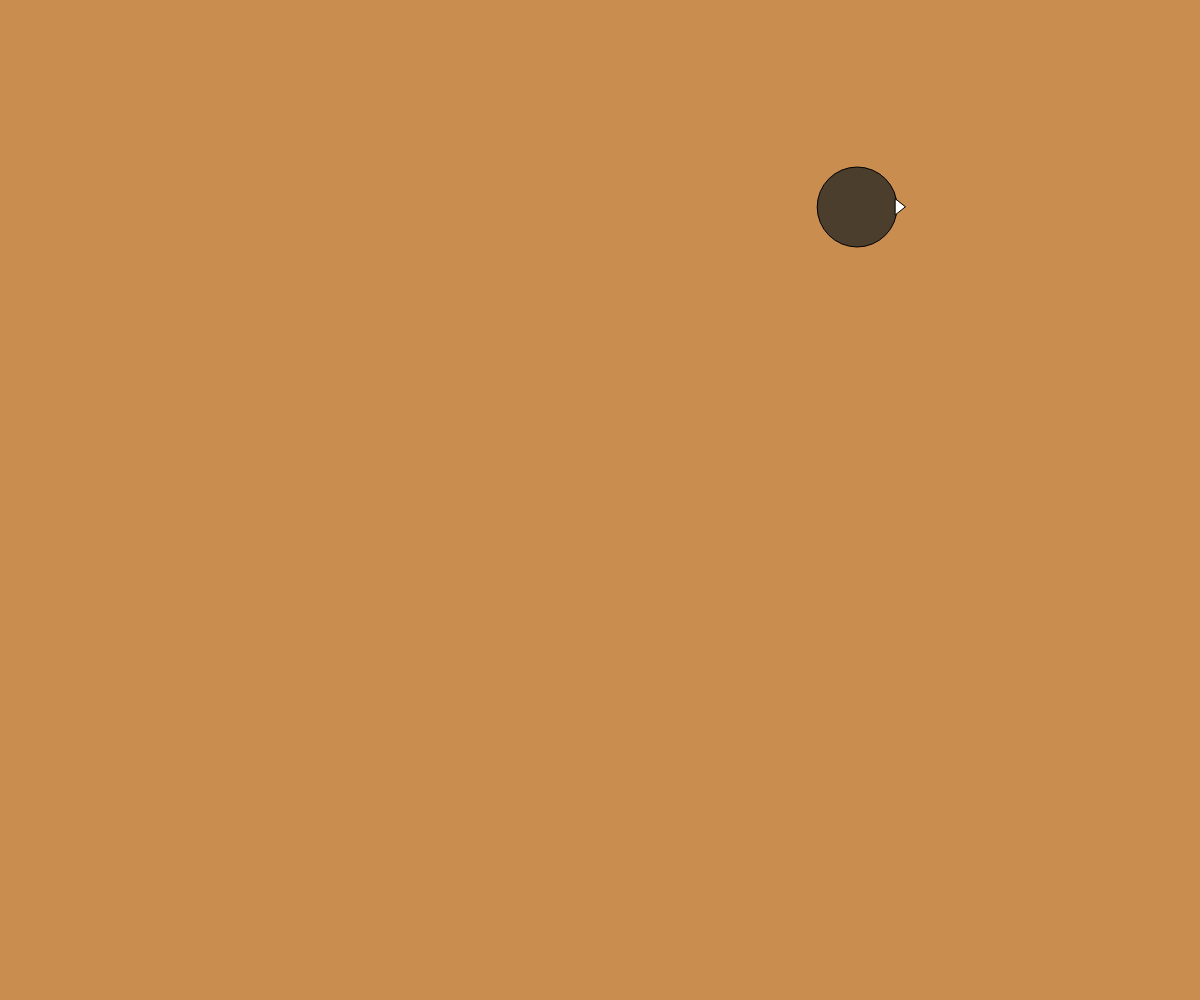
Frame 1 (no input)
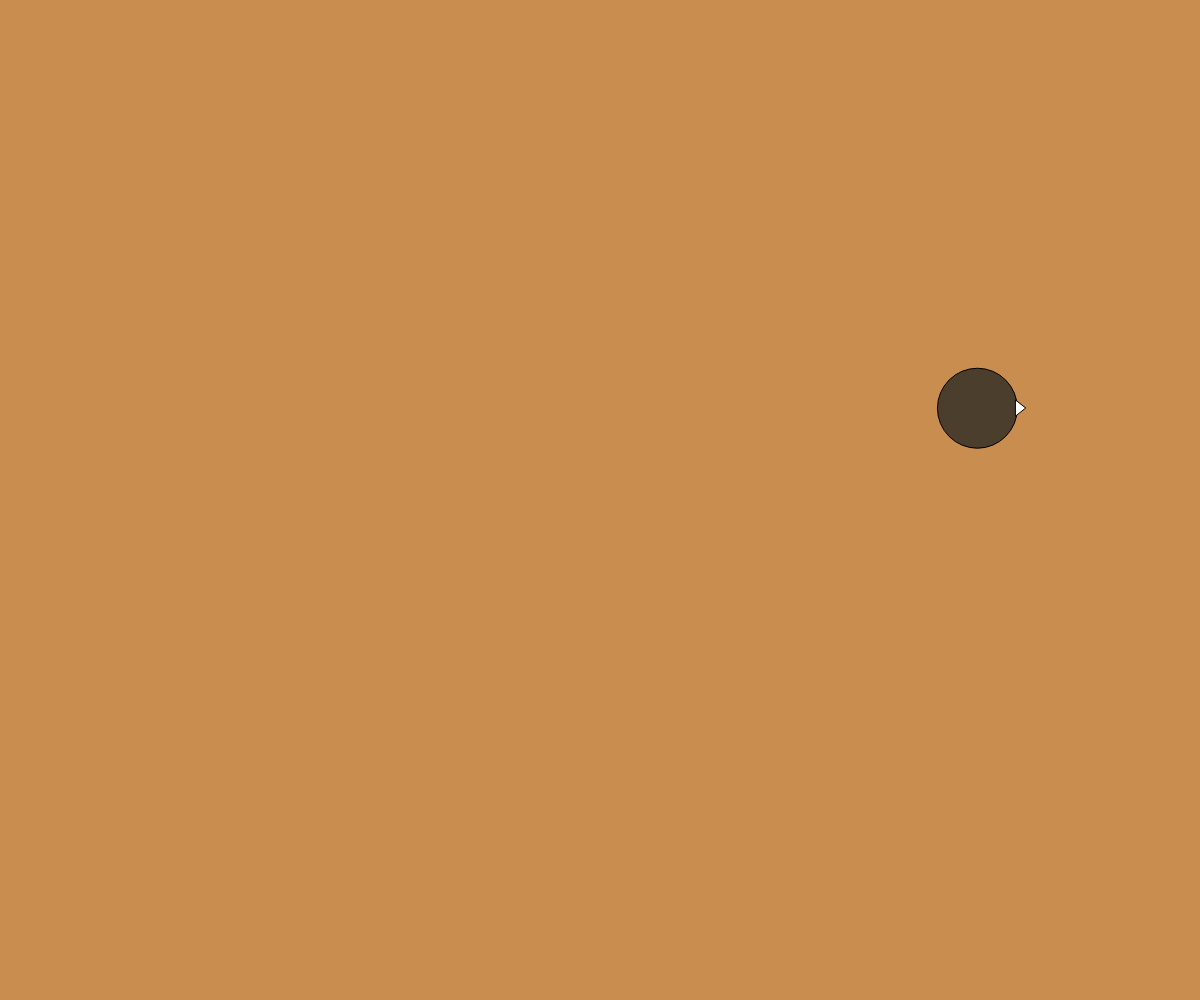
Frame 60 (no input)
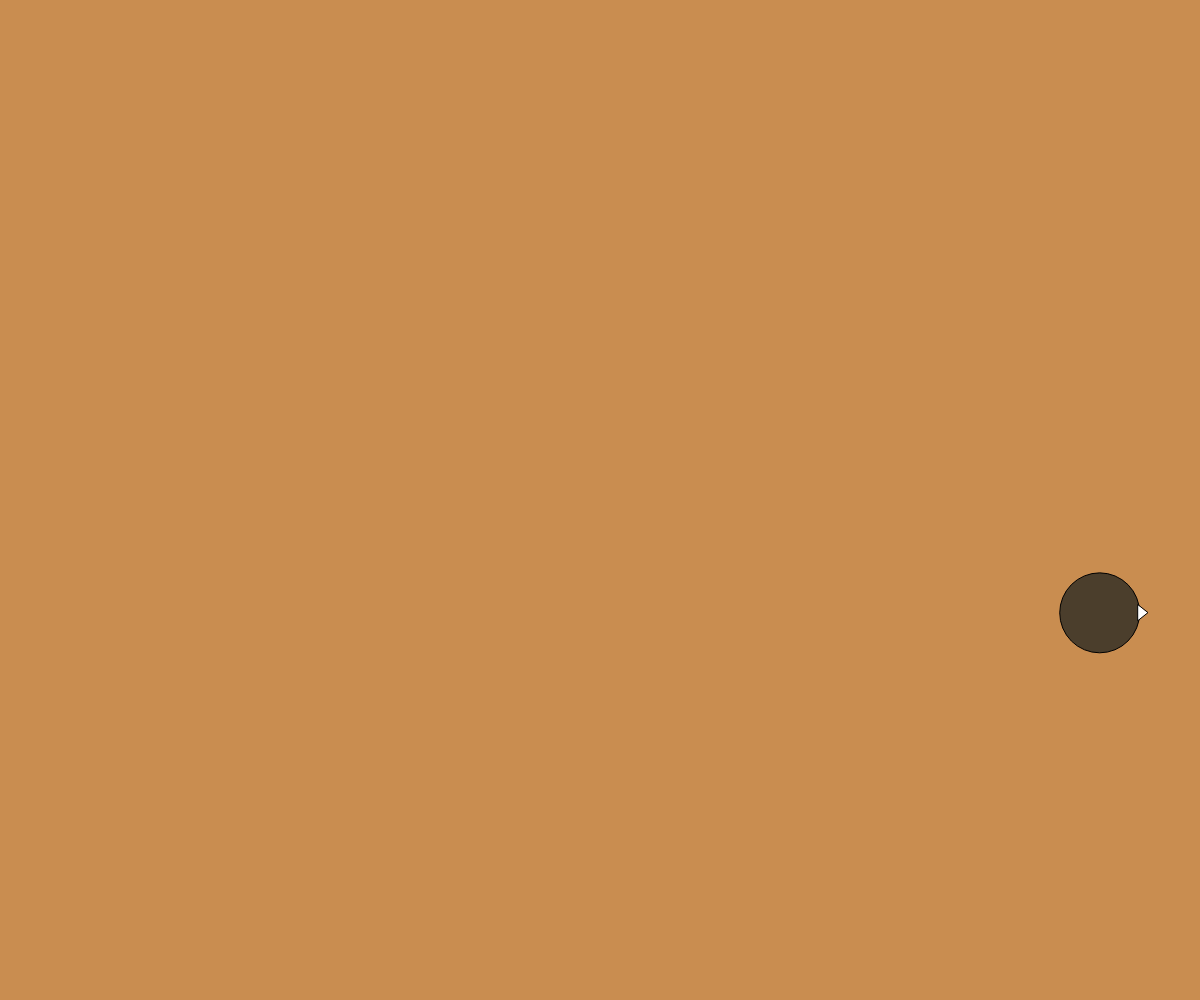
Frame 120 (the mouse pressed at the canvas centre since frame 60)

The p5.js sketch that drew these frames (run headless with seeded random() and noise() and a simulated clock; from frame 60 on, the mouse is pressed at the canvas centre):

// p5.js sketch
// ── sketch.js
var bg_color = '#c98d50';

var whatever;

function setup() {
    createCanvas(windowWidth,windowHeight);
    background(bg_color);

    whatever = new Bird(random(width), random(height), random(20,100));
    console.log(whatever);
}

function draw() {
    background(bg_color);

    whatever.display();
    whatever.move();


}

// ── bird.js
/* BIRD CLASS */

// created: 2017-03-27
// by: the MART191 Creative Coding Class | Spring 2017


// constructor method
function Bird(init_x, init_y, size_w){
    this.x = init_x;
    this.y = init_y;
    this.w = size_w;
    this.h = size_w;
    this.delta_x = random(1, 4);
    this.delta_y = random(1, 4);
    this.color = color(floor(random(255)),floor(random(255)),floor(random(255)));
}

// a display function
Bird.prototype.display = function() {
    // Draw a bird
    push();
    translate(this.x, this.y);
    fill(this.color);
    ellipse(0, 0, this.w, this.h);
    translate(this.w/2,0);
    fill('#fff')
    triangle(-2,this.h * -0.1,-2,this.h * 0.1,this.w*0.1,0);
    pop();
};


Bird.prototype.move = function () {
    this.x += this.delta_x;
    this.y += this.delta_y;
    this.checkEdges();
};

Bird.prototype.checkEdges = function () {
    if (this.x + this.w/2 >= width) {
        this.x = width - 1 - this.w/2;
        this.delta_x *= -1;
    } else if (this.x - this.w/2 <= 0) {
        this.x = 0 + 1 + this.w/2;
        this.delta_x *= -1;
    }
    if (this.y + this.h/2 >= height) {
        this.y = height - 1 - this.h/2;
        this.delta_y *= -1;
    } else if (this.y - this.h/2 <= 0) {
        this.y = 0 + 1 + this.h/2;
        this.delta_y *= -1;
    }
};
